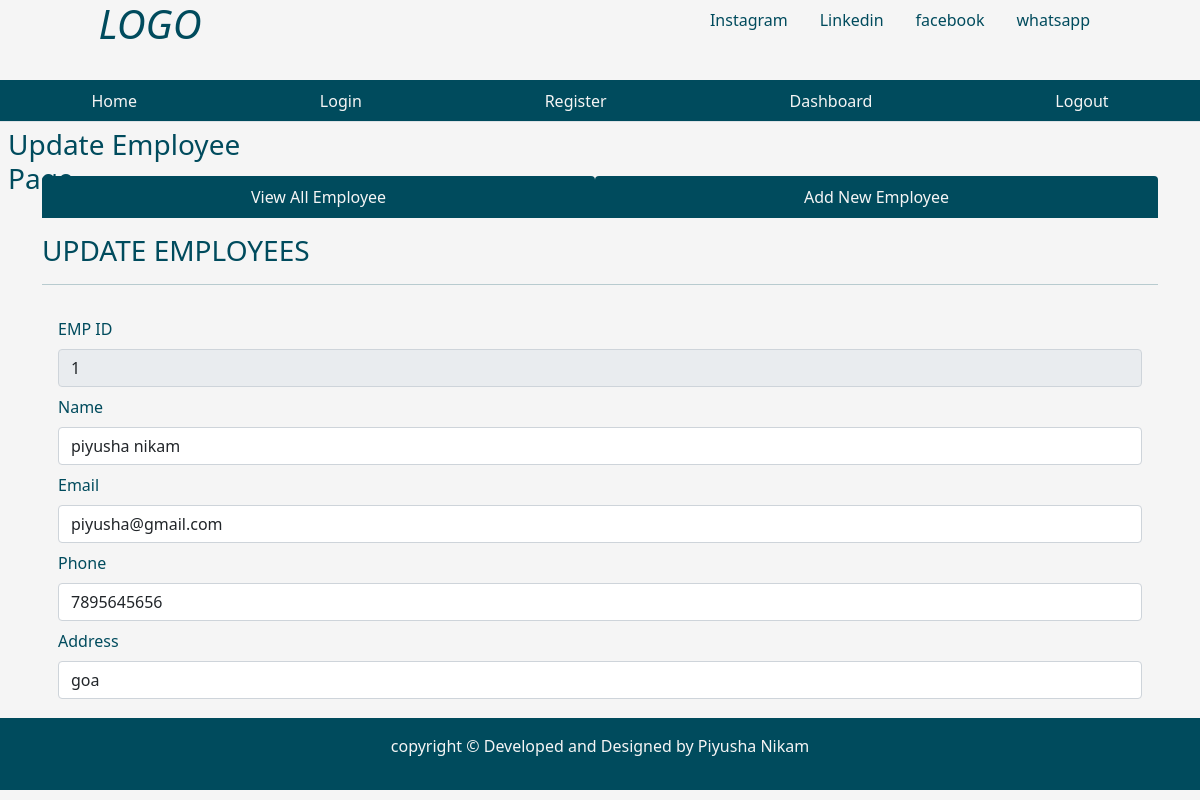
Screenshot of /fetchone/1 with the database file from the repository.
### tables this page shows
CREATE TABLE emp ( empid integer primary key AUTOINCREMENT, name text not null, email text, phone integer, address text, joining_date timestamp DEFAULT CURRENT_TIMESTAMP,  total_projects integer default 1, total_test_case integer DEFAULT 1, total_defects_found integer DEFAULT 1, total_defects_pending integer DEFAULT 1 );

### app.py (the view)
@app.route('/fetchone/<int:empid>')
def fetchone(empid):
    user = get_current_user()
    db = get_database()
    emp_cur = db.execute('select * from emp where empid = ?', [empid])
    single_emp = emp_cur.fetchone()
    return render_template('updateemployee.html', user = user, single_emp = single_emp)

### app.py (called while the page is built)
@app.teardown_appcontext
def close_database(error):
    if hasattr(g, 'crudapplication_db'):
        g.crudapplication_db.close()

def get_current_user():
    user = None
    if 'user' in session:
        user = session['user']
        db = get_database()
        user_cur = db.execute('select * from users where name = ?', [user])
        user = user_cur.fetchone()
    return user

### database.py (called while the page is built)
def connect_to_database():
    sql = sqlite3.connect('D:/Semester - IV/practice_project/flask-main/crudapplication.db')
    sql.row_factory = sqlite3.Row
    return sql

def get_database():
    if not hasattr(g, 'crudapplication_db'):
        g.crudapplication_db = connect_to_database()
    return g.crudapplication_db

### templates/updateemployee.html (shortened to what this page needs)
{% from "showlinks.html" import show_links, showsocialmedialinks %}
<!DOCTYPE html>
<html lang="en">
<head>
    <link href="https://cdn.jsdelivr.net/npm/bootstrap@5.1.3/dist/css/bootstrap.min.css" rel="stylesheet">
    <link rel="stylesheet" href="{{ url_for('static', filename='home.css')}}" type = "text/css">
</head>
<body>
      <div class="parent">
        <div class="child child1">
            <h1 class="text-center"><i>LOGO</i></h1>
        </div>
        <div class="child child2">
          {{ showsocialmedialinks() }}
        </div>
        <div class="child child3">
          {{ show_links() }}
      </div>
        <div class="child child4">
            <h3 class="m-2">Update Employee Page</h3>
        </div>
        <div class="child child5" style="color:rgb(0, 75, 93);">
        </div>
        <div class="child child6left">
        </div>
        <div class="child child6 container" style="color:rgb(0, 75, 93);">
            <ul class="nav nav-tabs nav-fill mb-3">
                <li class="nav-item">
                  <a class="nav-link" style=" background-color:rgb(0, 75, 93); color:whitesmoke;"  href="dashboard.html">View All Employee</a>
                </li>
                <li class="nav-item">
                  <a class="nav-link" style=" background-color:rgb(0, 75, 93); color:whitesmoke;" href="addnewemployee.html">Add New Employee</a>
                </li>
              </ul>
              <div class="table-responsive-lg caption-top">
                <caption><h3>UPDATE EMPLOYEES</h3></caption>
                 <hr>
                 {% if single_emp %}
                <form class="p-3" action="/updateemployee" method="POST">
                  <div class="mb-2">
                    <label for="empid" class="form-label">EMP ID</label>
                    <input type="text" class="form-control" id="empid" value = "{{single_emp['empid']}}" name="empid" readonly>
                  </div>
                    <div class="mb-2">
                      <label for="name" class="form-label">Name</label>
                      <input type="text" class="form-control" id="name" value = "{{single_emp['name']}}" name = "name">
                    </div>
                    <div class="mb-2">
                      <label for="email" class="form-label">Email</label>
                      <input type="text" class="form-control" id="email" value= "{{single_emp['email']}}" name="email">
                    </div>
                    <div class="mb-2">
                        <label for="name" class="form-label">Phone</label>
                        <input type="text" class="form-control" id="phone" value="{{single_emp['phone']}}" name="phone">
                      </div>
                      <div class="mb-2">
                        <label for="email" class="form-label">Address</label>
                        <input type="text" class="form-control" id="phone" value = "{{single_emp['address']}}" name = "address">
                      </div>
                      {% endif %}
            <button type="submit" class="btn text-light m-3" style="background-color:rgb(0, 75, 93);">Update Employee</button>
                  </form>
              </div>
        </div>
        <div class="child child6right">
        </div>
        <div class="child child7 fixed-bottom" style="background-color:rgb(0, 75, 93); color:whitesmoke;">
            <p class="p-3 text-center">copyright &copy; Developed and Designed by Piyusha Nikam</p>
        </div>
      </div>
</body>
</html>

### static/home.css (style rules this page uses)
html, body { height: 100%; background-color: whitesmoke; color: rgb(0, 75, 93); }
.parent { height: 100%; display: grid; grid-template-columns: repeat(4, 1fr); grid-template-rows: 10% 5% 7% auto 7%; }
.child { margin-bottom: 10px; }
.child1 { grid-column: 1/2; grid-row: 1/2; }
.child2 { grid-column: 3/-1; grid-row: 1/2; }
.child3 { grid-column: 1/-1; grid-row: 2/3; }
.child4 { grid-column: 1/2; grid-row: 3/4; }
.child5 { grid-column: 4/5; grid-row: 3/4; text-align: center; }
.child6 { grid-column: 1/-1; grid-row: 4/5; }
.child7 { grid-column: 1/-1; grid-row: 5/6; }

### rows the page displays
emp: empid "1", name "piyusha nikam", email "piyusha@gmail.com", phone "7895645656", address "goa"
